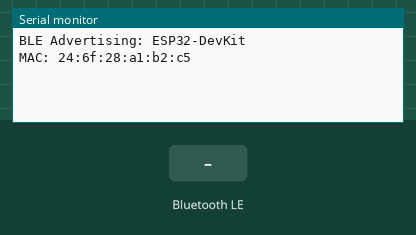
This sketch was run on a simulated ESP32. Shown: the last lines printed to the serial monitor. Inputs (shaded band) come from the test bench. Nothing arrives over Bluetooth unless stated; a phone connects over Bluetooth LE 3 s after start.

Above: at 2.2 s.
2.3 s: Bluetooth LE write "1" received
At 3.1 s:
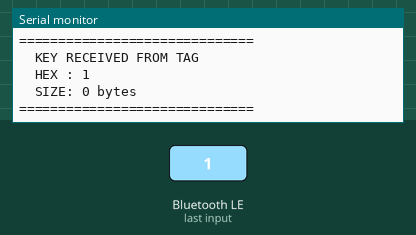
3.8 s: Bluetooth LE write "0" received
At 3.98 s:
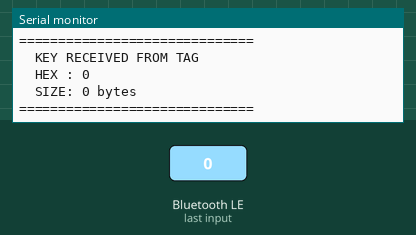
5.5 s: Bluetooth LE write "2" received
At 6.8 s:
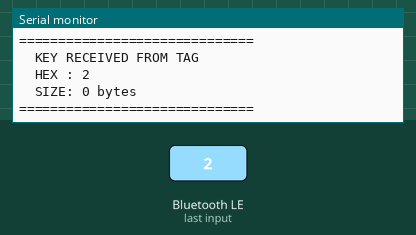

Measured:
- after the input at 2.3 s, the serial monitor: prints a new line after 0.05 s (image 1)
- after the input at 3.8 s, the serial monitor: prints a new line after 0.05 s (image 2)
- after the input at 5.5 s, the serial monitor: prints a new line after 0.05 s (image 3)

The sketch:

devkit_v1_peripheral.ino
```cpp
/**
 * ESP32 DevKit V1 — BLE Peripheral (Anchor)
 * ────────────────────────────────────────
 * Đơn giản: chỉ quảng bá BLE để S3 (Central) kết nối.
 *
 * S3 sẽ:
 * - Scan tìm device này
 * - Connect vào
 * - Relay key và distance
 *
 * Board: ESP32 Dev Module
 */

#include <Arduino.h>
#include <BLEDevice.h>
#include <BLEServer.h>
#include <BLEUtils.h>
#include <BLE2902.h>

#define SERVICE_UUID        "12345678-1234-1234-1234-1234567890ab"
#define CHARACTERISTIC_UUID "abcdefab-1234-1234-1234-abcdefabcdef"
#define DEVICE_NAME         "ESP32-DevKit"

BLEServer*         pServer         = nullptr;
BLECharacteristic* pCharacteristic = nullptr;
bool deviceConnected    = false;
bool oldDeviceConnected = false;

class ServerCallbacks : public BLEServerCallbacks {
    void onConnect(BLEServer* pSrv) override {
        deviceConnected = true;
        Serial.println("✓ S3 connected");
    }
    void onDisconnect(BLEServer* pSrv) override {
        deviceConnected = false;
        Serial.println("✓ S3 disconnected");
    }
};

class CharacteristicCallbacks : public BLECharacteristicCallbacks {
    void onWrite(BLECharacteristic* pChar) override {
        Serial.println("[onWrite] triggered");   // luôn in — debug xem callback có chạy không
        uint8_t* data   = pChar->getData();
        size_t   length = pChar->getLength();
        if (data == nullptr || length == 0) {
            Serial.println("[onWrite] empty data");
            return;
        }
        // data là ASCII hex string (ví dụ: "1b1e53c7..."), in thẳng ra
        String keyHex = String((char*)data, length);
        Serial.println("==============================");
        Serial.println("  KEY RECEIVED FROM TAG");
        Serial.println("  HEX : " + keyHex);
        Serial.println("  SIZE: " + String(length / 2) + " bytes");
        Serial.println("==============================");
    }
};

void setup() {
    Serial.begin(115200);
    delay(1000);

    BLEDevice::init(DEVICE_NAME);
    pServer = BLEDevice::createServer();
    pServer->setCallbacks(new ServerCallbacks());

    BLEService* pService = pServer->createService(SERVICE_UUID);
    pCharacteristic = pService->createCharacteristic(
        CHARACTERISTIC_UUID,
        BLECharacteristic::PROPERTY_READ     |
        BLECharacteristic::PROPERTY_WRITE    |
        BLECharacteristic::PROPERTY_WRITE_NR |
        BLECharacteristic::PROPERTY_NOTIFY
    );
    pCharacteristic->addDescriptor(new BLE2902());
    pCharacteristic->setCallbacks(new CharacteristicCallbacks());
    pCharacteristic->setValue("DevKit Ready");

    pService->start();

    BLEAdvertising* pAdvertising = BLEDevice::getAdvertising();
    pAdvertising->addServiceUUID(SERVICE_UUID);
    pAdvertising->setScanResponse(true);
    pAdvertising->setMinPreferred(0x06);
    pAdvertising->setMinPreferred(0x12);
    BLEDevice::startAdvertising();

    Serial.println("BLE Advertising: " + String(DEVICE_NAME));
    Serial.print("MAC: ");
    Serial.println(BLEDevice::getAddress().toString().c_str());
}

void loop() {
    if (deviceConnected && !oldDeviceConnected) {
        oldDeviceConnected = true;
    }

    if (!deviceConnected && oldDeviceConnected) {
        oldDeviceConnected = false;
        delay(500);
        pServer->startAdvertising();
        BLEDevice::startAdvertising();
        Serial.println("Restarting BLE advertising...");
    }

    delay(1000);
}
```
